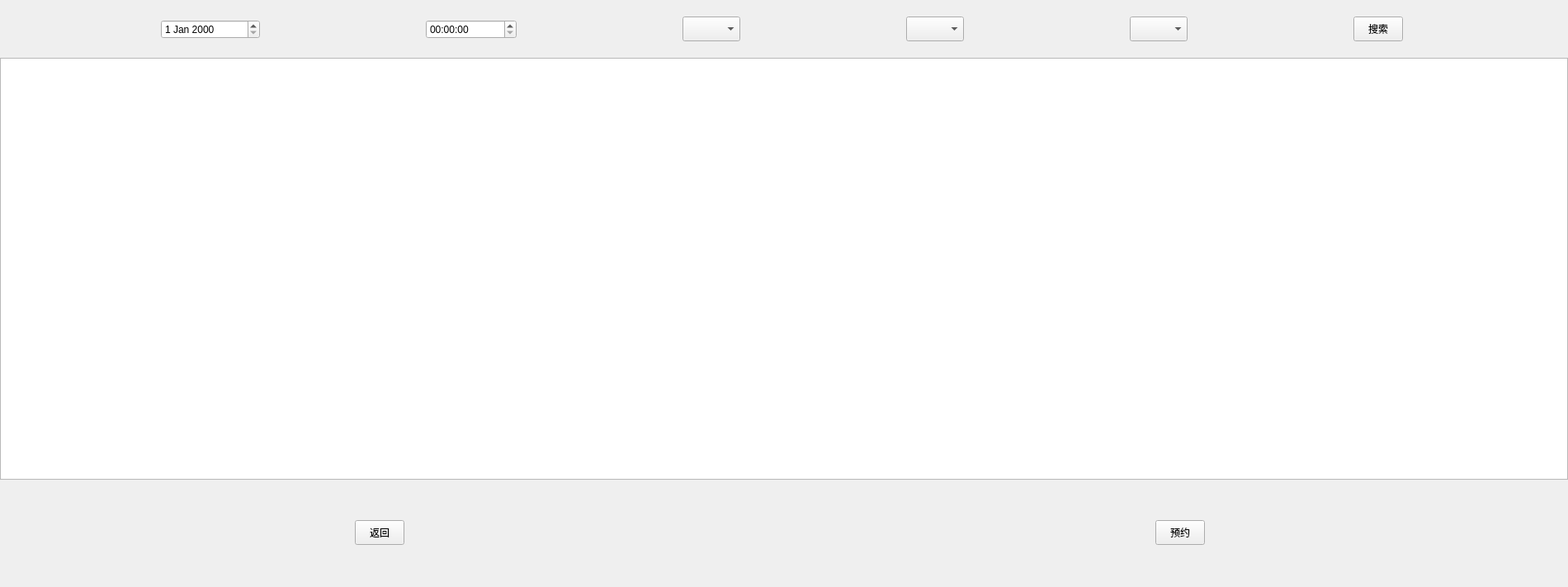
<?xml version="1.0" encoding="UTF-8"?>
<ui version="4.0">
 <class>appointment</class>
 <widget class="QWidget" name="appointment">
  <property name="geometry">
   <rect>
    <x>0</x>
    <y>0</y>
    <width>1900</width>
    <height>711</height>
   </rect>
  </property>
  <property name="windowTitle">
   <string>Form</string>
  </property>
  <widget class="QWidget" name="horizontalLayoutWidget">
   <property name="geometry">
    <rect>
     <x>0</x>
     <y>0</y>
     <width>1901</width>
     <height>71</height>
    </rect>
   </property>
   <layout class="QHBoxLayout" name="formFilters">
    <item>
     <widget class="QDateEdit" name="dateedit">
      <property name="maximumSize">
       <size>
        <width>120</width>
        <height>16777215</height>
       </size>
      </property>
     </widget>
    </item>
    <item>
     <widget class="QTimeEdit" name="timeEdit">
      <property name="maximumSize">
       <size>
        <width>110</width>
        <height>16777215</height>
       </size>
      </property>
     </widget>
    </item>
    <item>
     <widget class="QComboBox" name="hospitalCombo">
      <property name="maximumSize">
       <size>
        <width>70</width>
        <height>30</height>
       </size>
      </property>
      <property name="currentText">
       <string/>
      </property>
     </widget>
    </item>
    <item>
     <widget class="QComboBox" name="departmentCombo">
      <property name="maximumSize">
       <size>
        <width>70</width>
        <height>30</height>
       </size>
      </property>
     </widget>
    </item>
    <item>
     <widget class="QComboBox" name="clinicCombo">
      <property name="maximumSize">
       <size>
        <width>70</width>
        <height>30</height>
       </size>
      </property>
     </widget>
    </item>
    <item>
     <widget class="QPushButton" name="searchButton">
      <property name="maximumSize">
       <size>
        <width>60</width>
        <height>30</height>
       </size>
      </property>
      <property name="text">
       <string>搜索</string>
      </property>
     </widget>
    </item>
   </layout>
  </widget>
  <widget class="QTableView" name="resultsView">
   <property name="geometry">
    <rect>
     <x>0</x>
     <y>70</y>
     <width>1900</width>
     <height>511</height>
    </rect>
   </property>
   <property name="layoutDirection">
    <enum>Qt::LeftToRight</enum>
   </property>
  </widget>
  <widget class="QPushButton" name="backButton">
   <property name="geometry">
    <rect>
     <x>430</x>
     <y>630</y>
     <width>60</width>
     <height>30</height>
    </rect>
   </property>
   <property name="maximumSize">
    <size>
     <width>60</width>
     <height>16777215</height>
    </size>
   </property>
   <property name="text">
    <string>返回</string>
   </property>
  </widget>
  <widget class="QPushButton" name="bookButton">
   <property name="geometry">
    <rect>
     <x>1400</x>
     <y>630</y>
     <width>60</width>
     <height>30</height>
    </rect>
   </property>
   <property name="maximumSize">
    <size>
     <width>60</width>
     <height>16777215</height>
    </size>
   </property>
   <property name="text">
    <string>预约</string>
   </property>
  </widget>
 </widget>
 <resources/>
 <connections/>
</ui>
